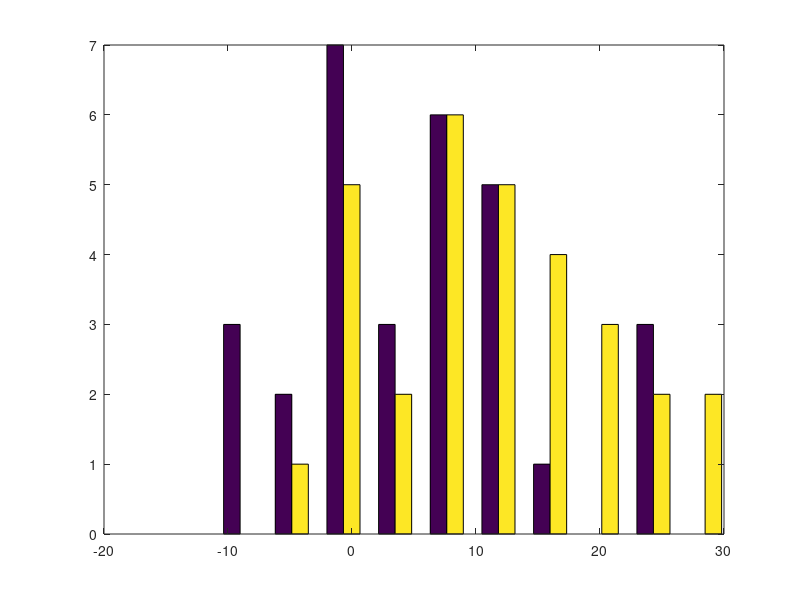
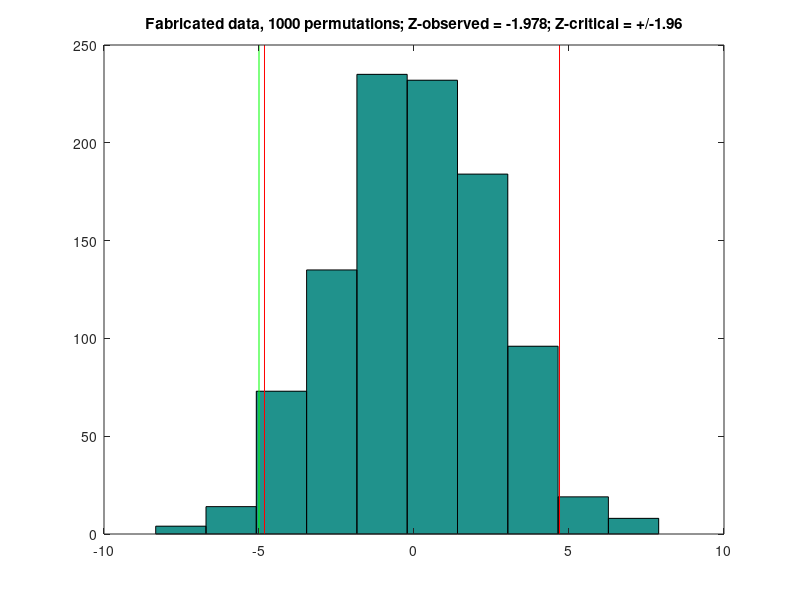

MATLAB code for these plots, in order: (Note: this script raises an error after producing the figures.)
%% Answers for Assignment Day 12

clear all; close all; clc;

%% Assignment #2: Now do with two conditions/groups
        % Fabricate data
        condit1_mean = 5;
        condit2_mean = 10;
        sd1=4;
        sd2=4;
        n1=30;
        n2=30;
        n_iter = 1000;
        
        % create data -- adding 2*sd*randn (which ranges mostly from +/-2)
        data1= condit1_mean*ones(n1,1)+2*sd1*randn(n1,1);
        data2= condit2_mean*ones(n2,1)+2*sd2*randn(n2,1);
        
        % create histograms of the data
        hist([data1 data2]);
        % or uncomment to use newer histogram function
        % histogram(data1,'NumBins',12);
        % hold on
        % histogram(data2,'NumBins',12);
        
        % Now set up null hypothesis and permute
            % If no difference, does not matter which condition data come from
            
            % concatenate matrices vertically
            % Thus first 30 are condition 1, second 30 are condition 2
            permute_data = [data1; data2];
            
            % Create two Matrices (one for data1, one for data2), to store means from each iteration
            permute_mean1 = nan(n_iter,1);
            permute_mean2 = nan(n_iter,1);
            
            for perm_n=1:n_iter  % now make a loop and do this n_iter times
                % derive random order for the concatenated matrix using randperm
                permute_data = permute_data(randperm(size(permute_data,1)));
                
                % now compare the mean of each permuted condition
                permute_mean1(perm_n) = mean(permute_data(1:size(data1,1))); % First 30 entries
                permute_mean2(perm_n) = mean(permute_data(size(data1,1)+1:size(permute_data,1))); % second 30 entries
                
            end
             
            
            % and determine whether the true mean difference is greater
            % than expected by chance at p=.05 (two tailed)
                % p-value
                pval = 0.025;  % one tailed since we have two tails
                % convert p-value to Z value
                z_critical = abs(norminv(pval));

                % compute mean and standard deviation of permuted data
                permute_data_diff = permute_mean1 - permute_mean2;
                mean_permute_diff = mean(permute_data_diff);
                std_permute_diff  = std(permute_data_diff);

                % now Z-score observed 
                z_observed = ((condit1_mean-condit2_mean)-mean_permute_diff)/std_permute_diff;

                % Is it greater than critical value?
                is_it_significant = abs(z_observed)>z_critical;
                
                % plot historgram of permuted diffs vs actual diff
                figure; hist(permute_data_diff);
                permute_data_diff = sort(permute_data_diff);
                diff_pos_critical = permute_data_diff(round(length(permute_data_diff)*.975));
                diff_neg_critical = permute_data_diff(round(length(permute_data_diff)*.025));
                
                
                y_max = ylim; y_max = y_max(2); 
                line([diff_pos_critical diff_pos_critical],[0 y_max],'color','red');
                line([diff_neg_critical diff_neg_critical],[0 y_max],'color','red');
                real_data_diff = condit1_mean - condit2_mean;
                line([real_data_diff real_data_diff],[0 y_max],'color','green');
                title(['Fabricated data, ' num2str(n_iter) ' permutations; Z-observed = ' num2str(z_observed)  '; Z-critical = +/-' num2str(z_critical)]);



%% ASSIGNMENT #3 -- determine whether P300 differs between conditions for one subject
    clear all; close all; clc

        % load sample P300 EEG data

        load 'P300.mat'; % change directory as needed


        % COMMENT:  How to generate and save the seed in case you need to do this later!
        n_iter = 1000;
        s = struct; % define structure
        s=rng;  % make sure it has all the fields
        % Need to do this for each iteration!!!
        % put this in your loop below for permutation iterations
        for n=1:n_iter
            s(n)=rng; 
        end
        % after the loop you will need to save the structure with the random seeds
        save('randseed.mat','s');
        % to rerun with same results, later you would need set the seed on each iteration
        load('randseed.mat'); % loads s
        for n=1:n_iter
            rng(s(n)); % set s as seed for this iteration
        end
        % END COMMENT


        % view the data
        pop_eegplot( EEG, 1, 1, 1); % scrolling channels over time showing event codes
        % next figure was generated with EEGLab GUI and eegh to retrieve
        % the command.  It plots trial by trial data at site Pz, sorted by
        % trial type (freq first, rare second)
        figure; pop_erpimage(EEG,1, [10],[[]],'Pz',10,1,{ '100' '101'},[],'type' ,'yerplabel','\muV','erp','on','cbar','on','topo', { [10] EEG.chanlocs EEG.chaninfo } );

        
        % create data for rare and freq
        % logical arrays for indexing trials
        freq_epochs=[EEG.event.type]==100;
        rare_epochs=[EEG.event.type]==101;
        
        % create subsets of data
        EEG_freq_trials = EEG.data(:,:,freq_epochs);
        EEG_rare_trials = EEG.data(:,:,rare_epochs);
        
        % channel and time info
        chan2use = 'Pz';
        P3_timewin = [300 500]; % msec
        chan_idx = find(strcmpi({EEG.chanlocs.labels},chan2use));
        P3timeidx = dsearchn(EEG.times',P3_timewin');
        
        % create average of rare for site Pz, all timepoints
        rare_ERP = mean(EEG_rare_trials(chan_idx,:,:),3);
        
        % create average of frequent for site Pz, all timepoints
        frequent_ERP = mean(EEG_freq_trials(chan_idx,:,:),3);        
        
        % plot these ERPs overlaid, with x axis labeled in msec
        figure; plot(EEG.times,rare_ERP);
        hold on
        plot(EEG.times,frequent_ERP);
        legend({'Rare' 'Freq'});
        xlabel('msec');
        ylabel('\muV');
        % plot positive down
        ax = gca;
        ax.YDir = 'reverse';
        
        
        % from real data, find P3 amp for each condition 
            % hint: max in P3 time window
        rare_P3_ampl = max(rare_ERP(P3timeidx(1):P3timeidx(2)));
        frequent_P3_ampl = max(frequent_ERP(P3timeidx(1):P3timeidx(2)));
        diff_real_data = rare_P3_ampl - frequent_P3_ampl;     
            
        % Now set up null hypothesis and permute
        perm_P3_diff = nan(n_iter,1);
        replicate_prior_analysis = false; % set to true if you saved the mat file randseed.mat
        
        % generate and save the seed in case you need to do this later!
        if replicate_prior_analysis
            load('randseed.mat'); % loads s -- to be used in loop below
        else
            s = struct; % define structure
            s=rng;  % make sure it has all the fields (will update and expand in the iteration loop)
        end
 
            for perm_n =1:n_iter
                
                % Hint 1: on each iteration, re-average after shuffling trials
                all_Pz_data = squeeze(EEG.data(chan_idx,:,:));
                if replicate_prior_analysis
                    rng(s(perm_n)); % set s as seed for this iteration
                else
                    s(perm_n)=rng; % generate and save seed for this iteration
                end

                all_Pz_data = all_Pz_data(:,randperm(size(all_Pz_data,2)));  % shuffles epoch order
                % Mike's solution -- first x epochs, remaining epochs
                    % perm_rare_ERP = mean(all_Pz_data(:,1:size(EEG_rare_trials,3)),2);  % take first set of epochs (# in rare condition) from shuffled trials and consider "rare"
                    % perm_frequent_ERP = mean(all_Pz_data(:,size(EEG_rare_trials,3)+1:size(all_Pz_data,2)),2); % take all subsequent epochs (# in frequent condition) from shuffled trials and consider "frequent"
                % or this works too (and more elegant) -- keep indexing
                % from original, and pull from shuffled trials
                perm_rare_ERP = mean(all_Pz_data(:,rare_epochs),2);  % take first set of epochs (# in rare condition) from shuffled trials and consider "rare"
                perm_frequent_ERP = mean(all_Pz_data(:,freq_epochs),2); % take all subsequent epochs (# in frequent condition) from shuffled trials and consider "frequent"
                
                % DEBUG plot figure to check...
                % figure; plot(EEG.times,perm_rare_ERP); hold on;
                % plot(EEG.times,perm_frequent_ERP);  legend({'Rare' 'Freq'}); 
                
                % Hint 2: on each iteration, take mean difference on the re-averaged data
                perm_rare_P3_ampl = max(perm_rare_ERP(P3timeidx(1):P3timeidx(2)));
                perm_frequent_P3_ampl = max(perm_frequent_ERP(P3timeidx(1):P3timeidx(2)));
                            
                % now compare the mean of each permuted condition
                perm_P3_diff(perm_n) = perm_rare_P3_ampl - perm_frequent_P3_ampl;
                
            end
        
            % now save the structure with the random seeds if this is not a
            % replication analysis
            if ~replicate_prior_analysis
                save('randseed.mat','s');
            end
            
            % plot diffs in P3 amp
            figure; hist(perm_P3_diff);
            
            % and determine whether the true mean difference is greater
            % than expected by chance at p=.05 (two tailed)
            pval = 0.025;  % one tailed since we have two tails
            % convert p-value to Z value
            z_critical = abs(norminv(pval));

            % compute mean and standard deviation 
            mean_permute_diff = mean(perm_P3_diff);
            std_permute_diff  = std(perm_P3_diff);

            % now Z-score observed 
            z_observed = (diff_real_data-mean_permute_diff)/std_permute_diff;

            % Is it greater than critical value?
            if abs(z_observed)>z_critical
                disp(['The P3 amplitude difference of ' num2str(diff_real_data,2) ' uV is significant at p<.05']);
                display_message = ['Site ' chan2use ' observed Z value of ' num2str(z_observed,2) ' is larger than the threshold of ' num2str(z_critical,3)];
                disp(display_message);
            else
                disp(['The P3 amplitude difference of ' num2str(diff_real_data,2) ' uV is NOT significant at p<.05'])
                display_message = ['Site ' chan2use ' observed Z value of ' num2str(z_observed,2) ' is smaller than the threshold of ' num2str(z_critical,3)]
                disp(display_message);
            end

            % find critical values and plot
            perm_P3_diff = sort(perm_P3_diff);
            diff_pos_critical = perm_P3_diff(round(length(perm_P3_diff)*.975));
            diff_neg_critical = perm_P3_diff(round(length(perm_P3_diff)*.025));
            y_max = ylim; y_max = y_max(2); 
            line([diff_pos_critical diff_pos_critical],[0 y_max],'color','red');
            line([diff_neg_critical diff_neg_critical],[0 y_max],'color','red');
            line([diff_real_data diff_real_data], [0 y_max],'color','green');
            title(display_message);
            

            
%% ASSIGMENT #3 BONUS: Do this for all points and find ranges where two conditions differ accounting for the multiple comparisons

% Do not clear variables from above

 % from real data, find amp for each condition at every timepoint
        % we have rare_ERP and frequent_ERP
        diff_real_data = rare_ERP - frequent_ERP;     
            
        % Now set up null hypothesis and permute
        perm_diff = nan(n_iter,length(diff_real_data));
        replicate_prior_analysis = false; % set to true if you saved the mat file randseed.mat
        
        % generate and save the seed in case you need to do this later!
        if replicate_prior_analysis
            load('randseed.mat'); % loads s -- to be used in loop below
        else
            s = struct; % define structure
            s=rng;  % make sure it has all the fields (will update and expand in the iteration loop)
        end
 
            for perm_n =1:n_iter
                
                % On each iteration, re-average after shuffling trials
                all_Pz_data = squeeze(EEG.data(chan_idx,:,:));
                if replicate_prior_analysis
                    rng(s(perm_n)); % set s as seed for this iteration
                else
                    s(perm_n)=rng; % generate and save seed for this iteration
                end

                all_Pz_data = all_Pz_data(:,randperm(size(all_Pz_data,2)));  % shuffles epoch order
                perm_rare_ERP = mean(all_Pz_data(:,rare_epochs),2);  % take first set of epochs (# in rare condition) from shuffled trials and consider "rare"
                perm_frequent_ERP = mean(all_Pz_data(:,freq_epochs),2); % take all subsequent epochs (# in frequent condition) from shuffled trials and consider "frequent"
                
                % DEBUG plot figure to check...
                % figure; plot(EEG.times,perm_rare_ERP); hold on;
                % plot(EEG.times,perm_frequent_ERP);  legend({'Rare' 'Freq'}); 
                
                % On each iteration, take mean difference on the re-averaged data
                            
                % now compare the mean of each permuted condition
                perm_diff(perm_n,:) = perm_rare_ERP - perm_frequent_ERP;
            end
        
            % now save the structure with the random seeds if this is not a
            % replication analysis
            if ~replicate_prior_analysis
                save('randseed.mat','s');
            end
            
                    
            % and determine whether the true mean difference at any point in time is greater
            % than expected by chance at p=.05 (two tailed)
            pval = 0.025;  % one tailed since we have two tails
            % convert p-value to Z value
            z_critical = abs(norminv(pval));

            % compute mean and standard deviation 
            mean_permute_diff = mean(perm_diff,1);
            std_permute_diff  = std(perm_diff,1);

            % now Z-score observed -- NO CORRECTION FOR MULTIPLE COMPARISONS
            z_observed = (diff_real_data-mean_permute_diff)./std_permute_diff;

            % Figure to show z-score vs extremes of permuted distribution,
            % the latter with and without correction for multiple
            % comparisons

            figure;

            % first the ERPs
            subplot(411); plot(EEG.times,rare_ERP);
            title(['Site ' chan2use ' Rare and Freq ERPs'])
            hold on
            plot(EEG.times,frequent_ERP);
            legend({'Rare' 'Freq'});
            xlabel('msec');
            ylabel('\muV');
            % plot positive down
            ax = gca;
            ax.YDir = 'reverse';

            subplot(412) % z-score method
            plot(EEG.times,z_observed);
            title(['Site ' chan2use ' Z-score method of significance']);
            xlabel('msec');
            ylabel('Z Score');
            line(xlim,[z_critical z_critical],'color','red');
            line(xlim,[-z_critical -z_critical],'color','red');
            % Find those points that exceed the critical values 
            significant_points = find(abs(z_observed) > z_critical);
            % Highlight significant points on the z-score plot
            hold on
            scatter(EEG.times(significant_points), z_observed(significant_points), 'filled', 'MarkerFaceColor', 'red');

            subplot(413) % extremes method
            % find critical values and plot
            for n_sample = 1:size(perm_diff,2)
                perm_diff(:,n_sample) = sort(perm_diff(:,n_sample));
            end
            diff_pos_critical = perm_diff(round(length(perm_P3_diff)*.975),:);
            diff_neg_critical = perm_diff(round(length(perm_P3_diff)*.025),:);
            significant_points = diff_real_data > diff_pos_critical | diff_real_data < diff_neg_critical; 
            % plot difference timeseries
            plot(EEG.times,diff_real_data);
            title(['Site ' chan2use ' Extreme values method of significance']);
            xlabel('msec');
            ylabel('Difference \muV');
             % Highlight significant points on the diff plot
            hold on
            scatter(EEG.times(significant_points), diff_real_data(significant_points), 'filled', 'MarkerFaceColor', 'red');
            
            subplot(414) % extremes method adjusting for multiple comparisons
            % find critical values 
            % find min and max values across timepoints for each iteration
            perm_diff_mc = nan(2,size(perm_diff,1));  % 2 = pos and neg, size across second dimension is time
            perm_diff_mc(1,:) = max(perm_diff,[],2); % largest value across all timepoints on each iteration
            perm_diff_mc(2,:) = min(perm_diff,[],2); % smallest value across all timepoints on each iteration
            diff_pos_critical = perm_diff_mc(1,round(length(perm_diff_mc)*.975),:);
            diff_neg_critical = perm_diff_mc(2,round(length(perm_diff_mc)*.025),:);
            significant_points = diff_real_data > diff_pos_critical | diff_real_data < diff_neg_critical; 
            % plot difference timeseries
            plot(EEG.times,diff_real_data);
            title(['Site ' chan2use ' Extreme values method of significance, adjsted for multiple timepoint comparisons']);
            xlabel('msec');
           ylabel('Difference \muV');
             % Highlight significant points on the diff plot
            hold on
            scatter(EEG.times(significant_points), diff_real_data(significant_points), 'filled', 'MarkerFaceColor', 'red');
            
%% ASSIGNMENT #4 -- Extending to TF data

    % You can peak at Mike's code if you want
    edit permutationTesting.m

    % first do TF decomp of P300 data
      clear all; close all; clc
    % load sample P300 EEG data
      load 'P300.mat'; % change directory as needed
    
    % We'll focus on Pz
    chan2use = 'Pz';
    chan_idx = find(strcmpi({EEG.chanlocs.labels},chan2use));
    
    % Separate Rare and Freq
      % logical arrays for indexing trials
      freq_epochs=[EEG.event.type]==100;
      rare_epochs=[EEG.event.type]==101;
      % EEG trials of these types
      EEG_freq_trials = EEG.data(chan_idx,:,freq_epochs);
      EEG_rare_trials = EEG.data(chan_idx,:,rare_epochs);
        
    % Do TF Decompositions
      tf_rare = tf_decomp(EEG_rare_trials,EEG.times,EEG.srate,'chanlocs',EEG.chanlocs, ...
               'lowfreq',2,'highfreq',30,'numfreq',25,'baseline','dB', ...
               'baseline_ms', [-200 0], 'logspaced',true, ...
               'cycle_range',[3 10],'save_trials',false);
      tf_freq = tf_decomp(EEG_freq_trials,EEG.times,EEG.srate,'chanlocs',EEG.chanlocs, ...
               'lowfreq',2,'highfreq',30,'numfreq',25,'baseline','dB', ...
               'baseline_ms', [-200 0], 'logspaced',true, ...
               'cycle_range',[3 10],'save_trials',false);
      tf_diff = tf_rare; tf_diff.power = tf_rare.power - tf_freq.power;
    
      % Show TF Power for channel Pz
      times2use = [-100 800];
      
      figure; 
      subplot(221);
      contourf(tf_rare.times,tf_rare.frex,squeeze(tf_rare.power(1,:,:)),40,'linecolor','none')
      title('Rare')
      set(gca,'xlim',[times2use],'clim',[-4 6.5])
      colorbar
      xlabel('Time (ms)'), ylabel('Frequency (Hz)')
 
      subplot(222);
      contourf(tf_freq.times,tf_freq.frex,squeeze(tf_freq.power(1,:,:)),40,'linecolor','none')
      title('Freq')
      set(gca,'xlim',[times2use],'clim',[-4 6.5])
      colorbar
      xlabel('Time (ms)'), ylabel('Frequency (Hz)')
  
      subplot(223);
      contourf(tf_diff.times,tf_diff.frex,squeeze(tf_diff.power(1,:,:)),40,'linecolor','none')
      title('Diff')
      set(gca,'xlim',[times2use],'clim',[-4 6.5])
      colorbar
      xlabel('Time (ms)'), ylabel('Frequency (Hz)')
    
    
      % Now you take over .... run 1000 iterations to do tf_decomp on
      % shuffled "rare" and "frequent" trials, obtain the difference, and
      % save that difference in the matrix perm_tf_diff.
      % 
      % Then find for each iteration the max and the min tf power value 
      % of the entire diff tf power matrix
      % 
      % then make a thresholded map of the significant tf power values
      % and place it in subplot 4

      % Setup for iterations
      num_iter = 1000;
      num_freq_trials =sum([EEG.event.type]==100);
      num_rare_trials =sum([EEG.event.type]==101);

      % Make big-beautiful-matrix
      perm_tf_diff = nan(2,size(tf_rare.power)); % 2 is max and min

      for n_iter = 1:num_iters
        permuted_trial_order = randperm(size(EEG.data,3));  
        freq_epochs = permuted_trial_order(1:num_freq_trials);
        rare_epochs = permuted_trial_order(num_freq_trials+1:end);
        EEG_freq_trials = EEG.data(chan_idx,:,freq_epochs);
        EEG_rare_trials = EEG.data(chan_idx,:,rare_epochs);
        
        % Do TF Decompositions
        permuted_tf_rare = tf_decomp(EEG_rare_trials,EEG.times,EEG.srate,'chanlocs',EEG.chanlocs, ...
               'lowfreq',2,'highfreq',30,'numfreq',25,'baseline','dB', ...
               'baseline_ms', [-200 0], 'logspaced',true, ...
               'cycle_range',[3 10],'save_trials',false);
        permuted_tf_freq = tf_decomp(EEG_freq_trials,EEG.times,EEG.srate,'chanlocs',EEG.chanlocs, ...
               'lowfreq',2,'highfreq',30,'numfreq',25,'baseline','dB', ...
               'baseline_ms', [-200 0], 'logspaced',true, ...
               'cycle_range',[3 10],'save_trials',false);
        permuted_tf_diff = permuted_tf_rare; permuted_tf_diff.power = permuted_tf_rare.power - permuted_tf_freq.power;
      end

        
      % STILL WORKING!!!
        
        
        
        


    
    

    
